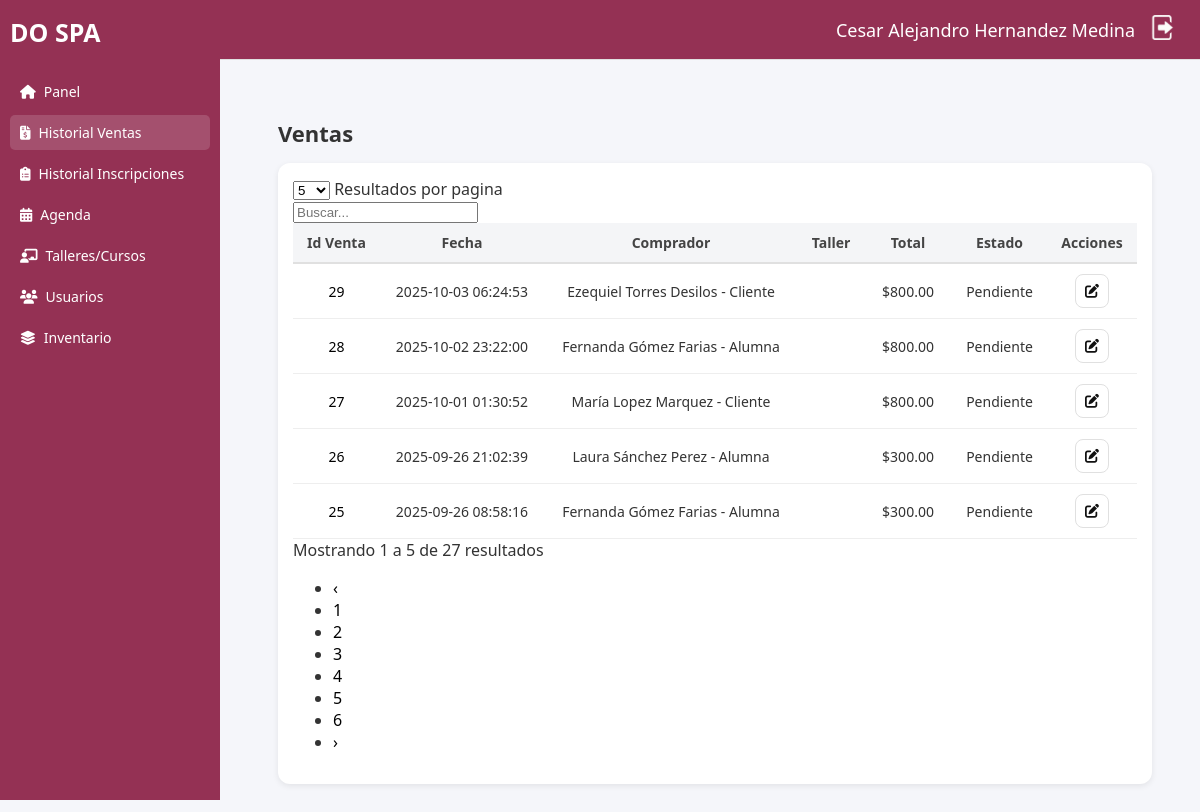
The page /ventas.php (signed in) on the database its author committed.
### tables this page shows
CREATE TABLE `venta` (
  `idVenta` int(11) NOT NULL,
  `fecha` timestamp NOT NULL DEFAULT current_timestamp(),
  `comprador_tipo` varchar(30) NOT NULL,
  `id_alumna` int(11) DEFAULT NULL,
  `id_cliente` int(11) DEFAULT NULL,
  `id_taller` int(11) DEFAULT NULL,
  `total` decimal(10,2) NOT NULL,
  `estado` varchar(30) NOT NULL
);

CREATE TABLE `clientes` (
  `id_cliente` int(11) NOT NULL,
  `nombre` varchar(60) NOT NULL,
  `apat` varchar(30) NOT NULL,
  `amat` varchar(30) NOT NULL,
  `correo` varchar(100) DEFAULT NULL,
  `telefono` varchar(50) DEFAULT NULL,
  `direccion` varchar(255) DEFAULT NULL,
  `estatus` tinyint(1) NOT NULL DEFAULT 1
);

CREATE TABLE `alumnas` (
  `id_alumna` int(11) NOT NULL,
  `nombre` varchar(60) NOT NULL,
  `apat` varchar(30) NOT NULL,
  `amat` varchar(30) NOT NULL,
  `telefono` varchar(50) DEFAULT NULL,
  `correo` varchar(100) DEFAULT NULL,
  `direccion` text DEFAULT NULL,
  `descuento_aplicado` tinyint(1) DEFAULT 0,
  `tipo_descuento` varchar(100) DEFAULT NULL,
  `imagen` blob NOT NULL,
  `estatus` tinyint(1) NOT NULL DEFAULT 1
);

### ventas.php (the view, shortened to what this page needs)
<?php
include_once("conexion.php");
if(empty($_SESSION['Id_Usuario'])){header("location: index.html");}else{
  $Nombre = $_SESSION['nombre'];
  $Amat = $_SESSION['amat'];
  $Apat = $_SESSION['apat'];
?>
<!DOCTYPE html>
<html lang="es">
<head>
  <link rel="stylesheet" href="css/sidebar.css">
  <link rel="stylesheet" href="css/header.css">
  <link rel="stylesheet" href="css/ventas.css">
  <link rel="stylesheet" href="https://cdnjs.cloudflare.com/ajax/libs/font-awesome/6.4.0/css/all.min.css">
  <link rel="stylesheet" href="https://cdn.jsdelivr.net/npm/simple-datatables@latest/dist/style.css">
</head>
<body>
  <div class="dashboard">
    <aside class="sidebar">
      <div class="logo">DO SPA</div>
      <ul id="menu">
        <li><a href="main.php"><i class="fas fa-home"></i> Panel</a></li>
        <li class="active"><a href="ventas.php"><i class="fas fa-file-invoice-dollar"></i> Historial Ventas</a></li>
        <li><a href="inscripciones.php"><i class="fas fa-clipboard-list"></i> Historial Inscripciones</a></li>
        <li><a href="agenda.php"><i class="fas fa-calendar-days"></i> Agenda</a></li>
        <li><a href="talleres-cursos.php"><i class="fas fa-chalkboard-teacher"></i>Talleres/Cursos</a></li>
        <li><a href="alumnas-maestras.php"><i class="fa-solid fa-users"></i><span>Usuarios</span></a></li>
        <li><a href="inventario.php"><i class="fas fa-layer-group"></i> Inventario</a></li>
      </ul>
    </aside>
    <main class="main">
      <header class="topbar">
        <div class="user-info">
          <span><?php echo $Nombre." ".$Apat." ".$Amat ?></span>
          <a href="muerte.php"><img src="img/logout.png" id="btn-logout" alt="Salir"></a>
        </div>
      </header>
      <section id="ventasPage" class="page">
        <h2>Ventas</h2>
        <div class="ventas-container">
            <div class="ventas-lista">
            <table id="ventasTabla" class="ventas-tabla display">
                <thead>
                <tr>
                    <th>Id Venta</th>
                    <th>Fecha</th>
                    <th>Comprador</th>
                    <th>Taller</th>
                    <th>Total</th>
                    <th>Estado</th>
                    <th>Acciones</th>
                </tr>
                </thead>
                <tbody>
                <?php
                  $sql="SELECT * FROM venta ORDER BY fecha DESC";
                  $result=mysqli_query($conexion,$sql);
                  while($mostrar=mysqli_fetch_array($result)){
                    if(empty($mostrar['id_alumna'])){
                      $id_comprador = $mostrar['id_cliente'];
                      $sql2 = "SELECT * FROM clientes WHERE id_cliente = '$id_comprador'";
                      }else{
                        $id_comprador = $mostrar['id_alumna'];
                        $sql2 = "SELECT * FROM alumnas WHERE id_alumna = '$id_comprador'";
                      }
                    $result2=mysqli_query($conexion,$sql2);
                  while($mostrar2=mysqli_fetch_array($result2)){
                ?>
                <tr>
                    <td><a href="detalles.php?id=<?php echo $mostrar['idVenta'] ?>&comprador=<?php echo $mostrar['comprador_tipo'] ?>&idcomprador=<?php echo $id_comprador ?>"><?php echo $mostrar['idVenta'] ?></a></td>
                    <td><?php echo $mostrar['fecha'] ?></td>
                    <td><?php echo $mostrar2['nombre']." ".$mostrar2['apat']." ".$mostrar2['amat']." - ".ucfirst($mostrar['comprador_tipo']) ?></td>
                    <td><?php echo "$".$mostrar['total'] ?></td>
                    <td><?php echo $mostrar['estado'] ?></td>
                    <td>
                      <button
                        class="btn-editar"
                        data-id="<?= $mostrar['idVenta'] ?>"
                        data-total="<?= $mostrar['total'] ?>"
                        data-estado="<?= $mostrar['estado'] ?>"
                        data-taller="<?= $mostrar['id_taller'] ?>"
                      >
                        <i class="fa-solid fa-pen-to-square"></i>
                      </button>
                    </td>
                </tr>
                <?php
                    }
                  }
                ?>
                </tbody>
            </table>
            </div>
        </div>
      </section>
    </main>
  </div>
</body>
</html>
<?php
}
?>

### css/sidebar.css (style rules this page uses)
.sidebar { position: fixed; top: 0; left: 0; width: 220px; height: 100vh; background: #943154; color: #fff; padding: 15px 10px; box-sizing: border-box; font-family: 'Segoe UI', sans-serif; }
.sidebar .logo { font-size: 25px; font-weight: bold; margin-bottom: 25px; text-align: left; color: #fff; }
.sidebar ul { list-style: none; margin: 0; padding: 0; }
.sidebar li { margin: 6px 0; }
.sidebar a { display: flex; align-items: center; gap: 8px; padding: 8px 10px; color: #fff; text-decoration: none; font-size: 14px; border-radius: 5px; transition: background 0.3s; }
.sidebar a:hover, .sidebar .active a { background: rgba(255, 255, 255, 0.15); }

### css/header.css (style rules this page uses)
html { background: #f5f6fa; }
#btn-logout { cursor: pointer; width: 25px; transition: ease-in-out .15s; }
.topbar { position: fixed; top: 0; left: 220px; right: 0; height: 60px; background: #943154; display: flex; align-items: center; justify-content: flex-end; padding: 0 25px; border-bottom: 1px solid #e0e0e0; box-sizing: border-box; z-index: 1000; }
.user-info { display: flex; align-items: center; gap: 15px; font-size: 18px; color: #333; }
.user-info span { font-weight: 500; color: white; }

### css/ventas.css (style rules this page uses)
.main { margin-left: 230px; margin-top: 60px; padding: 20px; background: #f5f6fa; min-height: calc(100vh - 60px); box-sizing: border-box; font-family: 'Segoe UI', sans-serif; }
a { text-decoration: none; color: #000; }
#ventasPage { padding: 20px; font-family: 'Segoe UI', sans-serif; color: #333; }
#ventasPage h2 { margin-bottom: 15px; font-size: 22px; font-weight: 600; }
.ventas-container { display: flex; gap: 20px; }
.ventas-lista { flex: 3; background: #fff; padding: 15px; border-radius: 12px; box-shadow: 0 2px 6px rgba(0,0,0,0.08); }
.ventas-tabla { width: 100%; border-collapse: collapse; font-size: 14px; }
.btn-editar { width: 34px; height: 34px; display: inline-flex; align-items: center; justify-content: center; background: #ffffff; border: 1px solid #e0e0e0; border-radius: 8px; cursor: pointer; transition: background 0.2s ease, box-shadow 0.2s ease, transform 0.1s ease; }
.btn-editar i { font-size: 14px; color: #111; }

### rows shown on the page
venta: idVenta "29", fecha "2025-10-03 06:24:53", comprador_tipo "Cliente", total "800.00", estado "Pendiente"
clientes: nombre "Ezequiel", apat "Torres", amat "Desilos"
venta: idVenta "28", fecha "2025-10-02 23:22:00", comprador_tipo "Alumna", total "800.00", estado "Pendiente"
alumnas: nombre "Fernanda", apat "Gómez", amat "Farias"
venta: idVenta "27", fecha "2025-10-01 01:30:52", comprador_tipo "Cliente", total "800.00", estado "Pendiente"
clientes: nombre "María", apat "Lopez", amat "Marquez"
venta: idVenta "26", fecha "2025-09-26 21:02:39", comprador_tipo "Alumna", total "300.00", estado "Pendiente"
alumnas: nombre "Laura", apat "Sánchez", amat "Perez"
venta: idVenta "25", fecha "2025-09-26 08:58:16", comprador_tipo "Alumna", total "300.00", estado "Pendiente"

### other values the page prints
$Nombre "Cesar Alejandro"
$Apat "Hernandez"
$Amat "Medina"
